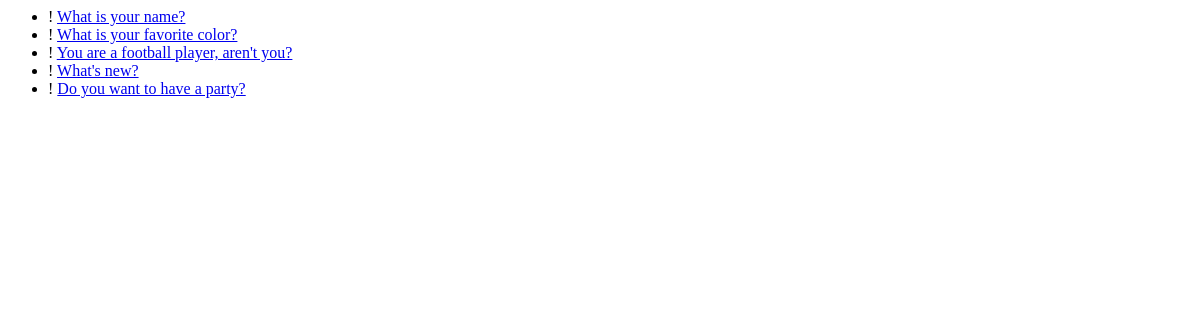
The page /polls/ on the database as committed earlier.
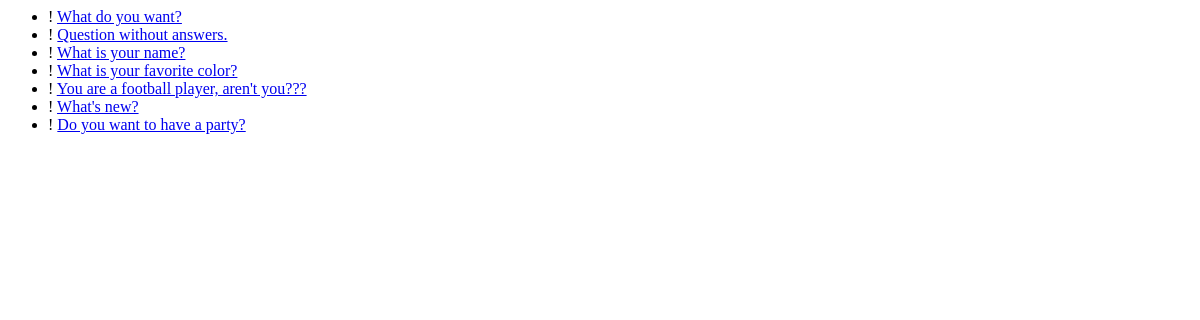
The same page on the database as committed later.
### polls/models.py (models this page shows, shortened)
class Question(models.Model):
    question_text = models.CharField(max_length=200)
    pub_date = models.DateTimeField('date published')
    def was_published_recently(self):
        now = timezone.now()
        return now-datetime.timedelta(days=1)<=self.pub_date<=now
    was_published_recently.admin_order_field = 'pub_date'
    was_published_recently.boolean = True
    was_published_recently.short_description = 'Published recently?'

### polls/views.py (the view)
class IndexView(generic.ListView):
    template_name='polls/index.html'
    context_object_name='latest_question_list'
    def get_queryset(self):
        return Question.objects.filter(
            pub_date__lte=timezone.now()
            ).order_by('-pub_date')[:15]

### polls/templates/polls/index.html
{% if latest_question_list %}
    <ul>
    {% for question in latest_question_list %}
        <li>! <a href="{% url 'polls:detail' question.id %}">{{question.question_text}}</a>
        </li>
    {% endfor %}
    </ul>
{% else %}
    <p>No polls are available.</p>
{% endif %}

Rows that differ between the two databases and show on the page:
added Question: question_text "What do you want?"
added Question: question_text "Question without answers."
changed Question: question_text "You are a football player, aren't you?" → "You are a football player, aren't you???"
